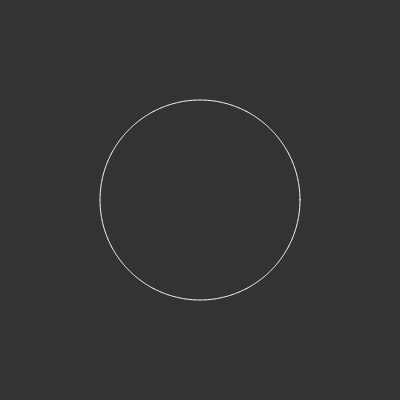
Frame 1 (no input)
Frame 60 (no input): identical to frame 1, image omitted
Frame 120 (the mouse pressed at the canvas centre since frame 60): identical to frame 1, image omitted

The p5.js sketch that drew this single still picture (run headless with seeded random() and noise() and a simulated clock; from frame 60 on, the mouse is pressed at the canvas centre):

// p5.js sketch
// ── sketch.js
let m;
let n1;
let n2;
let n3;
let a;
let b;

let divFormula;

let divM;
let divN1;
let divN2;
let divN3;
let divA;
let divB;

let sliderM;
let sliderN1;
let sliderN2;
let sliderN3;
let sliderA;
let sliderB;

function setup() {
  createCanvas(400, 400);
  background(51);

  stroke(255)
  noFill();

  divFormula = createDiv("<a target='_blank' rel='noopener noreferrer' href='http://paulbourke.net/geometry/supershape/'>Supershape</a>" +
  ":<br>" +
  "(|(1/a)*cos((m/4)*θ)|ⁿ² + |(1/b)*sin((m/4)*θ)|ⁿ³)¹ᐟⁿ¹ =  1/r"
  );
  divFormula.position(10, height + 10);
  divFormula.style('font-size', '16px');
  divFormula.style('font-family','Ubuntu, sans-serif');
  divFormula.style('color',color(51));

  divM = createDiv('m : ');
  divM.position(10, height + 60);
  divM.style('font-size', '16px');
  divM.style('font-family','Ubuntu, sans-serif');
  divM.style('color',color(51));

  sliderM = createSlider(0, 10, 0, 0.01);
  sliderM.position(10, height + 75);

  divA = createDiv('a : ');
  divA.position(10, sliderM.y + sliderM.height + 10);
  divA.style('font-size', '16px');
  divA.style('font-family','Ubuntu, sans-serif');
  divA.style('color',color(51));

  sliderA = createSlider(1, 200, 100, 1);
  sliderA.position(10, sliderM.y + sliderM.height + 25);

  divB = createDiv('b : ');
  divB.position(10, sliderA.y + sliderA.height + 10);
  divB.style('font-size', '16px');
  divB.style('font-family','Ubuntu, sans-serif');
  divB.style('color',color(51));

  sliderB = createSlider(1, 200, 100, 1);
  sliderB.position(10, sliderA.y + sliderA.height + 25);

  divN1 = createDiv('n1 : ');
  divN1.position(sliderM.x + sliderM.width + 10, height + 60);
  divN1.style('font-size', '16px');
  divN1.style('font-family','Ubuntu, sans-serif');
  divN1.style('color',color(51));

  sliderN1 = createSlider(0.01, 100, 1, 0.01);
  sliderN1.position(sliderM.x + sliderM.width + 10, height + 75);

  divN2 = createDiv('n2 : ');
  divN2.position(sliderM.x + sliderM.width + 10, sliderN1.height + sliderN1.y + 10);
  divN2.style('font-size', '16px');
  divN2.style('font-family','Ubuntu, sans-serif');
  divN2.style('color',color(51));

  sliderN2 = createSlider(0.01, 100, 1, 0.01);
  sliderN2.position(sliderM.x + sliderM.width + 10, sliderN1.height + sliderN1.y + 25);

  divN3 = createDiv('n3 : ');
  divN3.position(sliderM.x + sliderM.width + 10, sliderN2.height + sliderN2.y + 10);
  divN3.style('font-size', '16px');
  divN3.style('font-family','Ubuntu, sans-serif');
  divN3.style('color',color(51));

  sliderN3 = createSlider(0.01, 100, 1, 0.01);
  sliderN3.position(sliderM.x + sliderM.width + 10, sliderN2.height + sliderN2.y + 25);

}

function draw() {
  if(m !== sliderM.value()
  || a !== sliderA.value()
  || b !== sliderB.value()
  || n1 !== sliderN1.value()
  || n2 !== sliderN2.value()
  || n3 !== sliderN3.value()
){
    m = sliderM.value();
    a = sliderA.value();
    b = sliderB.value();
    n1 = sliderN1.value();
    n2 = sliderN2.value();
    n3 = sliderN3.value();
    show();
  }
}

function show() {
  background(51);
  translate(width/2, height/2);

  divM.html("m = " + m + " : ");
  divA.html("a = " + a + " : ");
  divB.html("b = " + b + " : ");
  divN1.html("n1 = " + n1 + " : ");
  divN2.html("n2 = " + n2 + " : ");
  divN3.html("n3 = " + n3 + " : ");

  beginShape();
  for(let angle = 0; angle < TWO_PI; angle+=(TWO_PI / 500)){
    let r = supershape(angle);
    let x = r * cos(angle);
    let y = r * sin(angle);
    vertex(x, y);
  }
  endShape(CLOSE);
}

function supershape(phi){
  let r;

  let t1 = cos(m * phi / 4) / a;
  t1 = abs(t1);
  t1 = pow(t1, n2);

  let t2 = sin(m * phi / 4) / b;
  t2 = abs(t2);
  t2 = pow(t2, n3);

  r = pow(t1 + t2, 1 / n1);

  if (abs(r) === 0) {
    r = 0
  } else {
     r = 1 / r;
  }

  return r;
}
